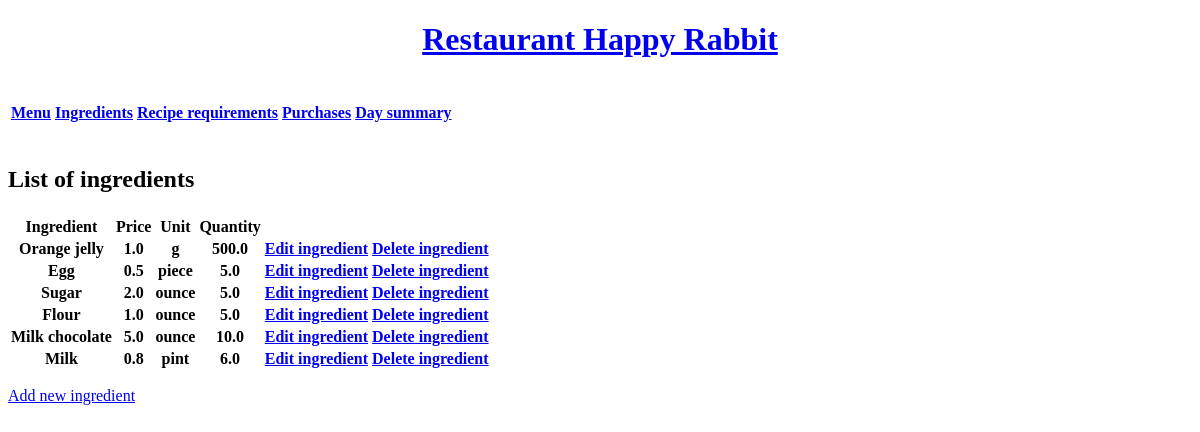
The page /ingredients/ on the database as committed earlier.
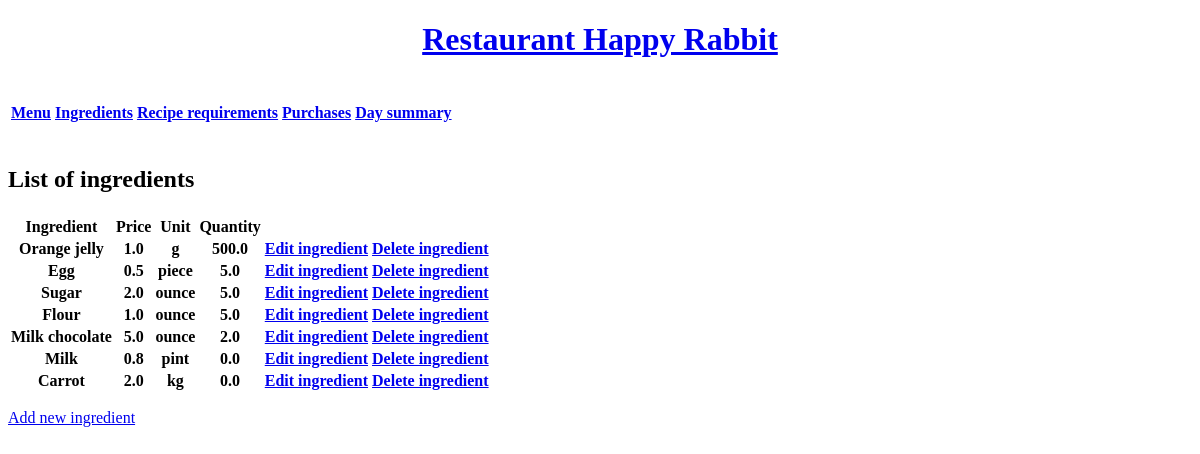
The same page on the database as committed later.
### Inventory/models.py (models this page shows, shortened)
class Ingredient(models.Model):
    ingredient_name = models.CharField(max_length=30)
    unit_price = models.FloatField(default=0.0)
    unit = models.CharField(max_length=10)
    quantity = models.FloatField(default = 0.0)

### Inventory/views.py (the view)
# urls.py: path('ingredients/', views.IngredientsView.as_view(), name='ingredientlist'),
class IngredientsView(ListView):
    model = Ingredient
    template_name = "Inventory/ingredient_list.html"
    def get_context_data(self):
        context = super().get_context_data()
        context['ingredients'] = Ingredient.objects.all()
        return context

### Inventory/templates/Inventory/ingredient_list.html (shortened to what this page needs)
{% extends 'Inventory/base.html' %}
{% load static %}
{% block content %}
<table>
    <tr>
        <h2>List of ingredients</h2>
    </tr>
    <tr>
        <th>Ingredient</th>
        <th>Price</th>
        <th>Unit</th>
        <th>Quantity</th>
    </tr>
    {% for item in ingredients %}
    <tr>
        <th>{{ item.ingredient_name }}</th>
        <th>{{ item.unit_price }}</th>
        <th>{{ item.unit }}</th>
        <th>{{ item.quantity }}</th>
        <th><a href="{% url 'updateingredient' item.id %}">Edit ingredient</a></th>
        <th><a href="{% url 'deleteingredient' item.id %}">Delete ingredient</a></th>
    </tr>
    {% endfor %}
</table>
<p><a href="{% url 'addingredient' %}">Add new ingredient</a></p>
{% endblock %}

Rows that differ between the two databases and show on the page:
changed Ingredient "Milk chocolate": quantity "10.0" → "2.0"
changed Ingredient "Milk": quantity "6.0" → "0.0"
added Ingredient: ingredient_name "Carrot", unit_price "2.0", unit "kg", quantity "0.0"
